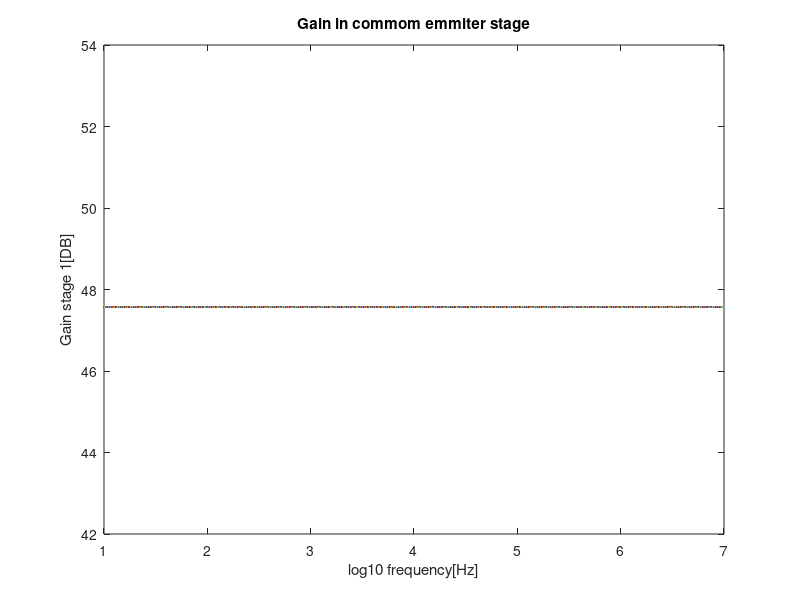
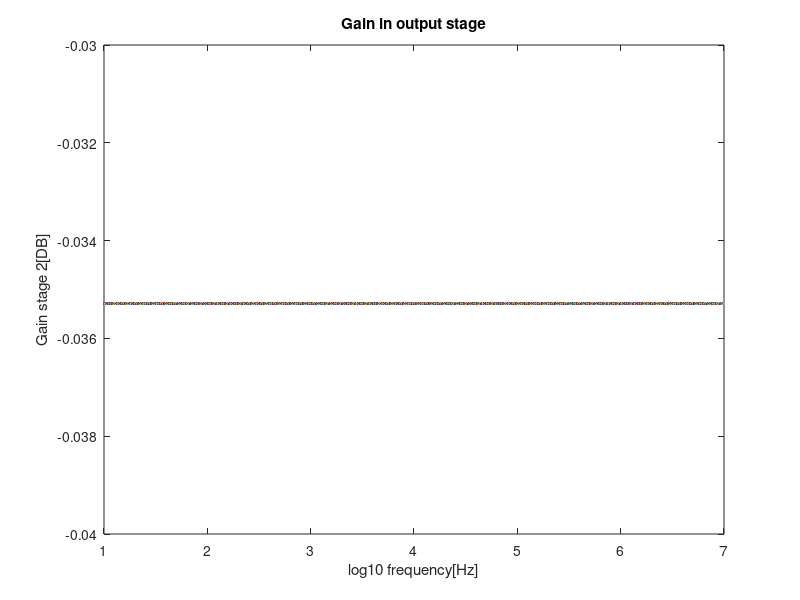
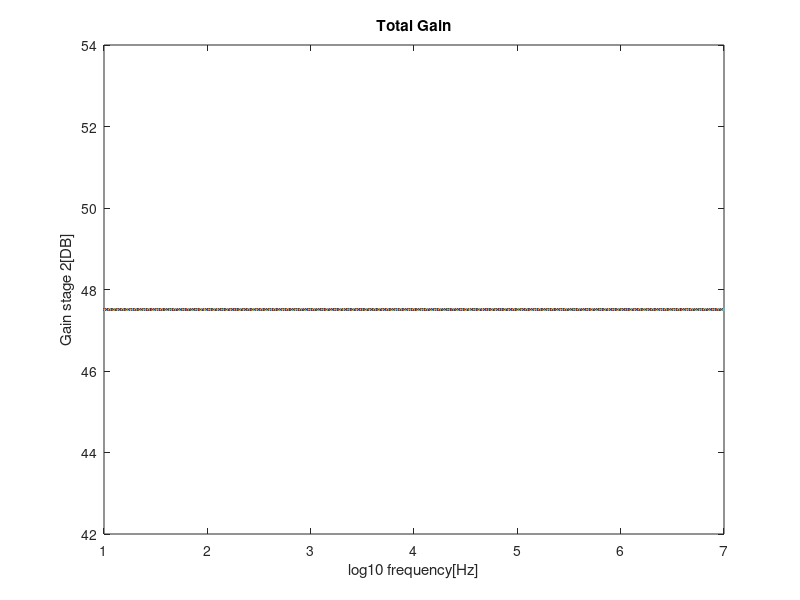

Reproduce these figures in MATLAB, in order.
%gain stage

VT=25e-3
BFN=178.7
VAFN=69.7
RE1=100
RC1=900
RB1=80000
RB2=20000
VBEON=0.7
VCC=12
RS=100

RB=1/(1/RB1+1/RB2)
VEQ=RB2/(RB1+RB2)*VCC
IB1=(VEQ-VBEON)/(RB+(1+BFN)*RE1)
IC1=BFN*IB1
IE1=(1+BFN)*IB1
VE1=RE1*IE1
VO1=VCC-RC1*IC1
VCE=VO1-VE1


gm1=IC1/VT
rpi1=BFN/gm1
ro1=VAFN/IC1

AV1 = RC1*(RE1-gm1*rpi1*ro1)/((ro1+RC1+RE1)*(RB+rpi1+RE1)+gm1*RE1*ro1*rpi1 - RE1^2)

AV1simple = gm1*RC1/(1+gm1*RE1)

RE1=0
AV1 = RC1*(RE1-gm1*rpi1*ro1)/((ro1+RC1+RE1)*(RB+rpi1+RE1)+gm1*RE1*ro1*rpi1 - RE1^2)
AV1simple = gm1*RC1/(1+gm1*RE1)

RE1=100

%ZI1 = ((ro1+RC1+RE1)*(RB+rpi1+RE1)+gm1*RE1*ro1*rpi1 - RE1^2)/(ro1+RC1+RE1)

ZI1 = 1/(1/rpi1+1/RB1+1/RB2)

ZX = ro1*((RB+rpi1)*RE1/(RB+rpi1+RE1))/(1/(1/ro1+1/(rpi1+RB)+1/RE1+gm1*rpi1/(rpi1+RB)))

ZO1 = 1/(1/ZX+1/RC1)

Z01new = 1/(1/RC1+1/ro1)

%newgain = (-gm1*1/RB)/(1/RB+1/rpi1)*1/(1/ro1+1/RC1)

newgain1 = -gm1*1/(1/ro1+1/RC1)*1/(1+RS*(1/RB+1/rpi1))

fp = fopen("Values.tex","w");
fprintf(fp,"Vcc & %f\\\\ \\hline \n",VCC);
fprintf(fp,"Vin & 10e-2sin(2*pi*f*t)\\\\ \\hline \n");
fprintf(fp,"Rin & %f\\\\ \\hline \n",RS);
fprintf(fp,"R1 & %f\\\\ \\hline \n",RB1);
fprintf(fp,"R2 & %f\\\\ \\hline \n",RB2);
fprintf(fp,"Rc & %f\\\\ \\hline \n",RC1);
fprintf(fp,"Re & %f\\\\ \\hline \n",RE1);
fprintf(fp,"Rout & 1000\\\\ \\hline \n");
fprintf(fp,"Cin & 1e-3\\\\ \\hline \n");
fprintf(fp,"Cb & 5e-3\\\\ \\hline \n");
fprintf(fp,"Co & 1e-3\\\\ \\hline \n");
fclose(fp)



%ouput stage
BFP = 227.3
VAFP = 37.2
RE2 = 1000
VEBON = 0.7
VI2 = VO1
IE2 = (VCC-VEBON-VI2)/RE2
IC2 = BFP/(BFP+1)*IE2
VO2 = VCC - RE2*IE2


gm2 = IC2/VT
go2 = IC2/VAFP
gpi2 = gm2/BFP
ge2 = 1/RE2

AV2 = gm2/(gm2+gpi2+go2+ge2)



ZI2 = (gm2+gpi2+go2+ge2)/gpi2/(gpi2+go2+ge2)


newZI2 = 1/(gpi2*(1-(gpi2+gm2)/(gpi2+ge2+gm2+go2)))

newgain2 = (gm2+gpi2)/(gm2+gpi2+go2+ge2)

ZO2 = 1/(gm2+gpi2+go2+ge2)

ZI = ZI1
ZO = 1/(gm2+1/RE2)


newZO = 1/(go2+gm2*(1/gpi2)/(1/gpi2+Z01new)+ge2+1/(1/gpi2+Z01new))

newgainto = (1/(1/gpi2+Z01new)+(gm2*1/gpi2)/(1/gpi2+Z01new))/(1/(1/gpi2+Z01new)+ge2+go2+(gm2*1/gpi2)/(1/gpi2+Z01new))*newgain1


fp = fopen("OP.tex","w");
fprintf(fp,"VCE-VBE & %.5f\\\\ \\hline \n",VCE-VBEON);
fprintf(fp,"VEC-VEB & %.5f\\\\ \\hline \n",VO2-VEBON);
fclose(fp)

fp = fopen("Stage1.tex","w");
fprintf(fp,"ZI1 & %.5f\\\\ \\hline \n",ZI1);
fprintf(fp,"ZO1 & %.5f\\\\ \\hline \n",Z01new);
fprintf(fp,"Gain1 & %.5f\\\\ \\hline \n",20*log10(newgain1));
fclose(fp)

fp = fopen("Stage2.tex","w");
fprintf(fp,"ZI2 & %.5f\\\\ \\hline \n",newZI2);
fprintf(fp,"ZO2 & %.5f\\\\ \\hline \n",ZO2);
fprintf(fp,"Gain2 & %.5f\\\\ \\hline \n",20*log10(newgain2));
fclose(fp)



%incremental analysis

f = logspace(1,7,1000);


Vin1 = 10e-3*sin(2*pi*f);


figure 1
plot (log10(f), 20*log10(newgain1));
xlabel("log10 frequency[Hz]");
ylabel("Gain stage 1[DB]");
title("Gain in commom emmiter stage");
print ("gain1.eps", "-depsc");


figure 2
plot (log10(f), 20*log10(newgain2));
xlabel("log10 frequency[Hz]");
ylabel("Gain stage 2[DB]");
title("Gain in output stage");
print ("gain2.eps", "-depsc");


gaint1 = newgain1*newgain2

%A = [[1/(RB+RS)+1/rpi1,0,0];
%    [gm1,1/ro1+1/RC1+gpi2,-gpi2];
%    [0, -gm2-gm2, ge2 + 2*gm2 + go2]];
    
%B = [10e-2/(RB+RS);0;0];

%C = A\B;

%gaint2 = C(3,1)/10e-2

figure 3
plot (log10(f), 20*log10(newgainto));
xlabel("log10 frequency[Hz]");
ylabel("Gain stage 2[DB]");
title("Total Gain");
print ("gaint.eps", "-depsc");

fp = fopen("Final.tex","w");
fprintf(fp,"ZI & %.5f\\\\ \\hline \n",ZI1);
fprintf(fp,"ZO & %.5f\\\\ \\hline \n",newZO);
fprintf(fp,"Gainapprox & %.5f\\\\ \\hline \n",20*log10(gaint1));
fprintf(fp,"Gain & %.5f\\\\ \\hline \n",20*log10(newgainto));
fclose(fp)



